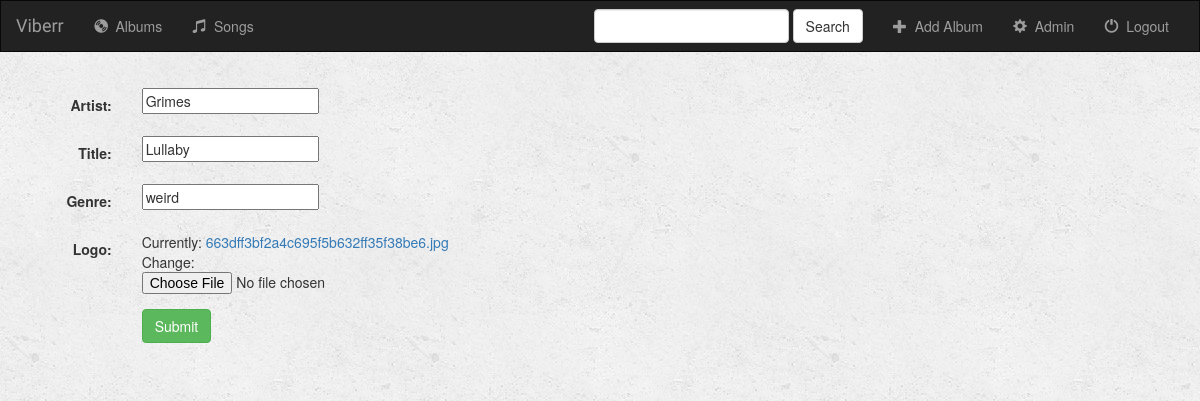
Screenshot of /music/album/2/ with the database file from the repository.
### music/models.py (models this page shows, shortened)
class Album(models.Model):
    artist = models.CharField(max_length=256)
    title = models.CharField(max_length=256)
    genre = models.CharField(max_length=256)
    logo = models.FileField()

### music/views.py (the view)
# urls.py: url(r'album/(?P<pk>[0-9]+)/$', views.AlbumUpdate.as_view(), name='album-update'),
class AlbumUpdate(UpdateView):
    model = Album
    fields = ['artist', 'title', 'genre', 'logo']

### music/templates/music/album_form.html (shortened to what this page needs)
{% extends 'music/base.html' %}
{% block body %}
    <div class="container-fluid">
        <div class="row">
            <div class="col-sm-12 col-md-7">
                <div class="panel-body">
                    <form class="form-horizontal" action="" method="post" enctype="multipart/form-data">
                        {% include 'music/form_templates.html' %}
                        <div class="form-group">
                            <div class="col-sm-offset-2 col-sm-10">
                                <button type="submit" class="btn btn-success">Submit</button>
                            </div>
                        </div>
                    </form>
                </div>
            </div>
        </div>
    </div>
{% endblock %}

### music/templates/music/form_templates.html (shortened to what this page needs)
{% for field in form %}
    <div class="form-group">
        <div class="col-sm-offset-2 col-sm-10">
        </div>
        <label class="control-label col-sm-2">
            {{ field.label_tag }}
        </label>
        <div class="col-sm-10">{{ field }}</div>
    </div>
{% endfor %}

### music/static/music/style.css (style rules this page uses)
body { background:white url("images/background.png"); }

### rows the page displays
Album: form "Grimes" "Lullaby" "weird"

### other values shown
{{ field.label_tag }} "Artist:" "Title:" "Genre:" "Logo:"
